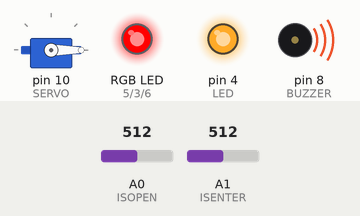
Simulated run of this sketch. Board: Arduino Uno, built with avr-gcc and run on an emulated ATmega328P. Shown: servo, an RGB LED mixed from three pins (HIGH = lit), output pins drawn as LEDs (lit = HIGH), buzzer (waves = sounding). The test bench sets the inputs (shaded band); at power-on: A1 (ISENTER) = 512, A0 (ISOPEN) = 512.

Above: at 5.0 s.
5.1 s: A1 (ISENTER) set to 535
At 6.0 s:
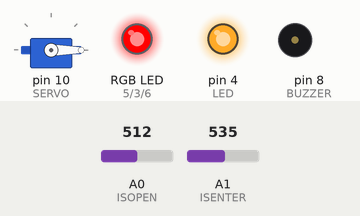
10.4 s: A1 (ISENTER) set to 557
At 13.6 s:
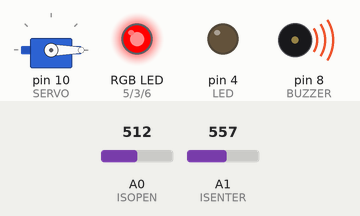
15.7 s: A0 (ISOPEN) set to 537
21.0 s: A0 (ISOPEN) set to 557
At 21.8 s:
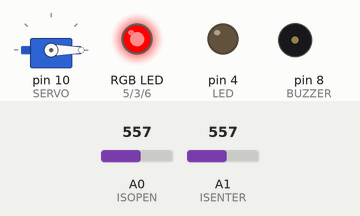
Timing chart, 0 to 24.0 s (numbered marks = the images above; inputs shaded):
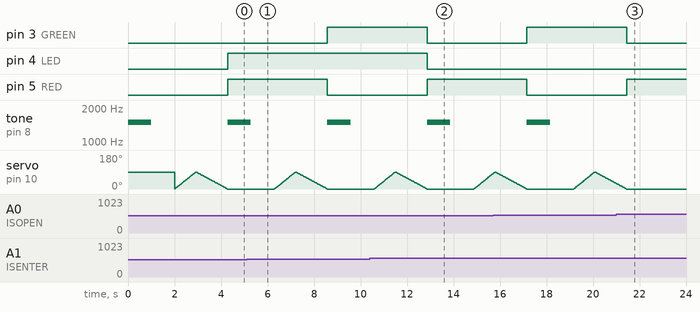

Measured:
- the behaviour switches between 549 and 550 on A1 (ISENTER) (found by bisection; images 1 and 2)
- the behaviour switches between 549 and 550 on A0 (ISOPEN) (found by bisection; images 2 and 3)
- after the input at 10.4 s, pin 4 (LED): HIGH → LOW after 2.5 s
- after the input at 21.0 s, pin 3 (GREEN): goes on until 21.4 s, then stays LOW; pin 5 (RED): goes on until 21.4 s, then stays HIGH; tone on pin 8 (BUZZER): stops changing and stays silent; servo on pin 10 (SERVO): goes on until 21.4 s, then stays 0°

The sketch:

Project.ino
```cpp
#include <Servo.h>
Servo myservo;
#define SERVO 10
#define BUZZER 8
#define GREEN 3
#define RED 5
#define BLUE 6
#define POWER A5  //5 ואט

#define ISENTER A1    //חיישן אור נותן נתונים אם המכונית עלתה עליו
#define ISOPEN  A0  //חיישן מרחק כשהמכונית נכנסת /פועל כמו חיישן אור
#define LED 4

int pos=0;
bool flag=false;

void setup() {
Serial.begin(9600);

myservo.attach(SERVO);
pinMode(LED,OUTPUT);
pinMode(GREEN,OUTPUT);
pinMode(RED,OUTPUT);
pinMode(BLUE,OUTPUT);
pinMode(BUZZER,OUTPUT);
pinMode(ISENTER,INPUT);
pinMode(ISOPEN,INPUT);
pinMode(POWER,INPUT);

}

void loop() {
    if(analogRead(ISOPEN)<550)
  {
    flag=!flag;
    tone(BUZZER,1500,1000);
    delay(1000);
    noTone(BUZZER);
    delay(1000);
    for (pos = 0; pos <= 90; pos += 1) {
    myservo.write(pos);
    delay(10);
    }
    for (pos = 90; pos >= 0; pos -= 1) {
    myservo.write(pos);
    delay(15);
    }
    if(flag){
      RGB(255,0,0);//פונקציה המשנה צבע נורה , כרגע לאדום
    }
    else{
      RGB(0,0,255);//פונקציה המשנה צבע נורה , כרגע לירוק
    }
    if(analogRead(ISENTER)<550){
      digitalWrite(LED,HIGH);
    }
    else{
      digitalWrite(LED,LOW);
    }
  }
}

//פונקציה המשנה צבע נורה
void RGB(int x, int y, int z){
      analogWrite(RED,x);
      analogWrite(BLUE,y);
      analogWrite(GREEN,z);
}
```
